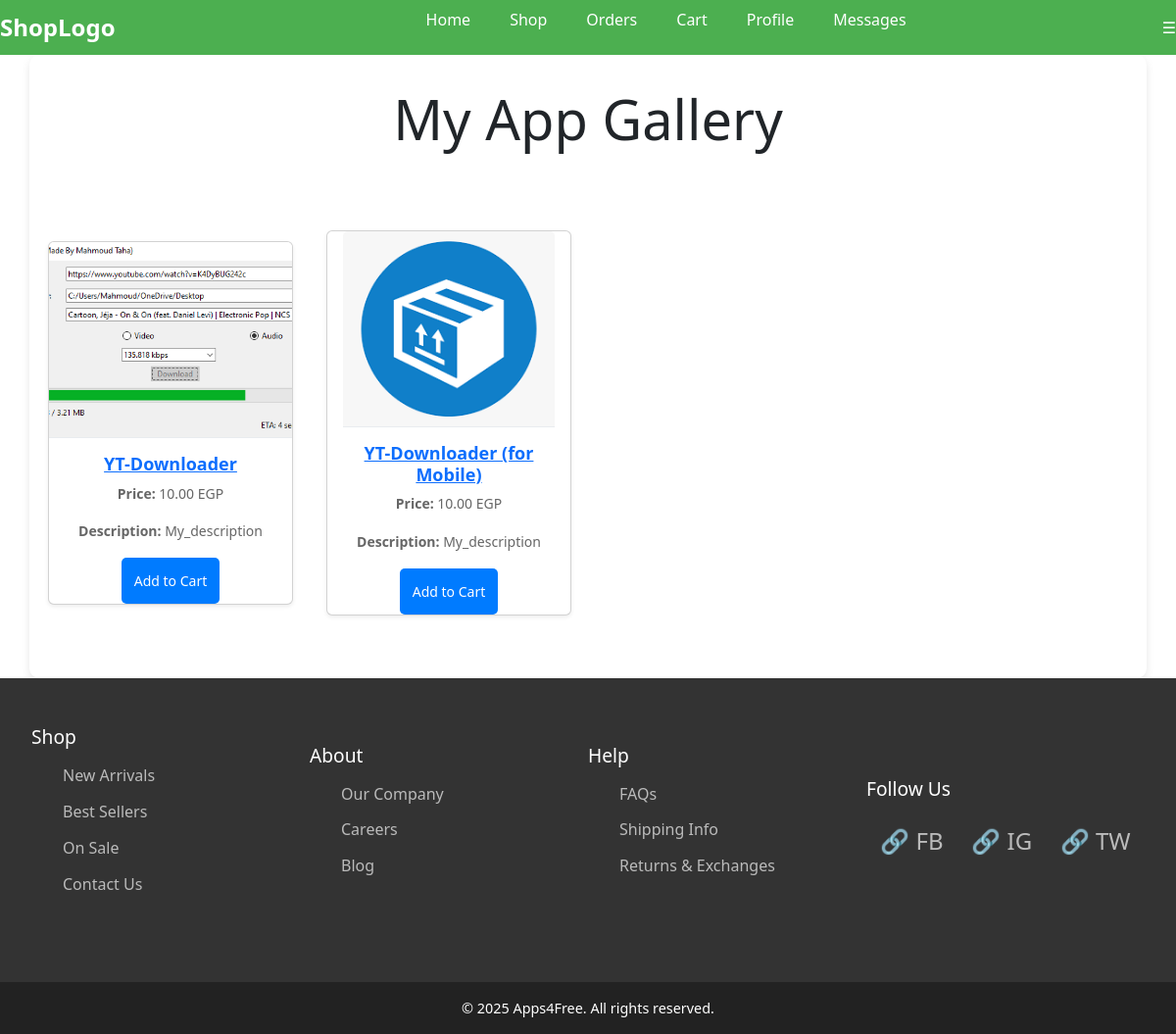
The app's page /shop (signed in) with its own data.
### product/models.py (models this page shows, shortened)
class Product(models.Model):
    name = models.CharField(max_length=30, default='Product_Name')
    description = models.TextField(default='My_description', null=True, blank=True)
    price = models.DecimalField(max_digits=7, decimal_places=2, default=20.00)  # Increased max_digits for flexibility
    activation_period = models.DurationField(default=timedelta(hours=2))  # Duration field to store time
    image = models.ImageField(upload_to='Photos/%y/%m/%d', default='Photos/24/09/17/images.png')
    download_file = models.FileField(upload_to='Downloads/%y/%m/%d', default=f'Downloads/24/09/17/file{id}.exe')
    active = models.BooleanField(default=True)
    category = models.ForeignKey(Category, on_delete=models.PROTECT, null=True, blank=True)
    class Meta:
        verbose_name = 'Product'
        ordering = ['name']

### product/views.py (the view)
# urls.py: path('shop', views.products_view, name='Shop'),
@login_required
def products_view(request):
    try:
        products = Product.objects.all()
    except Exception as e:
        logger.error(f"Error fetching products: {e}")
        messages.error(request, "An error occurred while fetching products. Please try again later.")
        products = []
    return render(request, 'product/shop.html', {'products': products})

### product/templates/product/shop.html (shortened to what this page needs)
{% extends 'base.html' %}
{% block content %}
    <div class="text-center mb-5">
        <h1 class="display-4">My App Gallery</h1>
    </div>
    <div class="products-wrapper">
        {% for product in products %}
            {% if product.active %}
            <div class="product-card card shadow-sm">
                <a href="{% url "product" product.id %}"><img class="card-img-top" src="{{ product.image.url }}" alt="product image" style="height: 200px; object-fit: cover;"></a>
                <div class="card-body">
                    <a href="{% url "product" product.id %}"><h5 class="card-title text-primary">{{ product.name }}</h5></a>
                    <p class="card-text"><strong>Price: </strong>{{ product.price }} EGP</p>
                    <p class="card-text"><strong>Description: </strong>{{ product.description }}</p>
                </div>
                <form action="{% url 'AddtoCart' product.id %}" method="POST">
                    <button class="btn btn-buy">Add to Cart</button>
                </form>
            </div>
            {% endif %}
        {% endfor %}
    </div>
{% endblock %}

### templates/base.html (shortened to what this page needs)
{% load static %}
<!DOCTYPE html>
<html lang="en">
<head>
    <link rel="stylesheet" href="{% static 'css/style.css' %}">
    <link href="https://cdn.jsdelivr.net/npm/bootstrap@5.3.0-alpha1/dist/css/bootstrap.min.css" rel="stylesheet">
</head>
<body>
    {% include 'parts/navbar.html' %}
    <main>
        <div class="container">
            {% block content %}
            {% endblock %}
        </div>
    </main>
    {% include 'parts/footer.html' %}
</body>
</html>

### templates/parts/navbar.html
<header>
    <nav class="navbar">
        <div class="logo">ShopLogo</div>
        <ul>
          <li><a href="{% url 'Home' %}">Home</a></li>
          <li><a href="{% url 'Shop' %}">Shop</a></li>
          <li><a href="{% url 'Orders' %}">Orders</a></li>
          {% if user.is_authenticated %}
          <li><a href="{% url 'Cart' %}">Cart</a></li>
          <li><a href="{% url 'profile' %}">Profile</a></li>
          {% if request.user.is_authenticated and request.user.is_staff %}
          <li><a href="{% url 'view_messages' %}">Messages</a></li>
          {% endif %}
          {% else %}
          <li><a href="{% url 'signup' %}">Sign up</a></li>
          <li><a href="{% url 'login' %}">Login</a></li>
          {% endif %}
        </ul>
        <div class="menu-icon">☰</div>
    </nav>
</header>

### templates/parts/footer.html
  <footer class="footer">
    <div class="footer-section">
      <h4>Shop</h4>
      <ul>
        <li><a href="#new-arrivals">New Arrivals</a></li>
        <li><a href="#best-sellers">Best Sellers</a></li>
        <li><a href="#on-sale">On Sale</a></li>
        <li><a href="{% url 'Contact' %}">Contact Us</a></li>
      </ul>
    </div>
    <div class="footer-section">
      <h4>About</h4>
      <ul>
        <li><a href="#company">Our Company</a></li>
        <li><a href="#careers">Careers</a></li>
        <li><a href="#blog">Blog</a></li>
      </ul>
    </div>
    <div class="footer-section">
      <h4>Help</h4>
      <ul>
        <li><a href="#faq">FAQs</a></li>
        <li><a href="#shipping">Shipping Info</a></li>
        <li><a href="#returns">Returns & Exchanges</a></li>
      </ul>
    </div>
    <div class="footer-section">
      <h4>Follow Us</h4>
      <div class="social-icons">
        <a href="#">🔗 FB</a>
        <a href="#">🔗 IG</a>
        <a href="#">🔗 TW</a>
      </div>
    </div>
  </footer>
  <div class="footer-bottom">
    &copy; 2025 Apps4Free. All rights reserved.
  </div>

### Project/static/css/style.css (style rules this page uses)
* { margin: 0; padding: 0; box-sizing: border-box; justify-content: center; align-items: center; }
html, body { width: 100%; min-height: 100%; display: flex; flex-direction: column; align-items: stretch; }
body { font-family: 'Segoe UI', Tahoma, Geneva, Verdana, sans-serif; background-color: #f4f6f8; }
.navbar { width: 100%; display: flex; justify-content: space-between; align-items: center; padding: 1rem 2rem; background-color: #4CAF50; color: white; position: sticky; top: 0; z-index: 1000; }
.navbar .logo { font-size: 1.5rem; font-weight: bold; }
.navbar ul { display: flex; list-style: none; }
.navbar ul li { margin-left: 1.5rem; }
.navbar ul li a { color: white; text-decoration: none; font-size: 1rem; padding: 0.5rem; transition: background-color 0.3s; }
.container { background-color: #fff; padding: 2rem; border-radius: 10px; box-shadow: 0 4px 8px rgba(0, 0, 0, 0.1); max-width: 400px; width: 500%; }
.btn { display: inline-block; padding: 10px 20px; font-size: 16px; color: #fff; background-color: #007bff; border-radius: 8px; border: none; cursor: pointer; transition: background-color 0.3s ease; }
.btn-buy { background-color: #4CAF50; display: inline-block; padding: 10px 20px; font-size: 16px; color: #fff; border-radius: 8px; border: none; cursor: pointer; transition: background-color 0.3s ease; }
.products-wrapper { display: grid; grid-template-columns: repeat(4, 1fr); gap: 20px; padding: 2rem 0; justify-items: center; }
.product-card { background-color: #fff; border-radius: 12px; overflow: hidden; box-shadow: 0 4px 12px rgba(0, 0, 0, 0.05); transition: transform 0.3s, box-shadow 0.3s ease; max-width: 250px; width: 100%; display: flex; flex-direction: column; }
.product-card img { width: 100%; height: 200px; object-fit: cover; border-bottom: 1px solid #e9ecef; }
.product-card .card-body { padding: 1rem; display: flex; flex-direction: column; justify-content: space-between; flex-grow: 1; }
.product-card .card-title { font-size: 18px; color: #007bff; font-weight: 600; margin-bottom: 0.5rem; text-align: center; }
.product-card .card-text { font-size: 14px; color: #666; margin-bottom: 1rem; text-align: center; }
.product-card .btn { padding: 0.75rem; background-color: #007bff; color: #fff; text-align: center; border-radius: 5px; font-size: 14px; cursor: pointer; transition: background-color 0.3s ease; width: 100%; margin-top: auto; }
h1, h2, h3, h4, h5, h6 { color: #333; margin-bottom: 1rem; font-weight: 600; }
p { color: #666; line-height: 1.6; margin-bottom: 1rem; }
a { color: #007bff; text-decoration: none; }
.footer { width: 100%; background-color: #333; color: white; padding: 3rem 2rem; display: flex; justify-content: space-around; flex-wrap: wrap; margin-top: auto; }
.footer .footer-section { flex-basis: 25%; margin-bottom: 1.5rem; }
.footer .footer-section h4 { margin-bottom: 1rem; font-size: 1.2rem; }
.footer .footer-section ul { list-style: none; }
.footer .footer-section ul li { margin-bottom: 0.8rem; }
.footer .footer-section ul li a { color: #bbb; text-decoration: none; transition: color 0.3s; }
.footer .social-icons { display: flex; justify-content: space-around; margin-top: 1.5rem; }
.footer .social-icons a { color: #bbb; font-size: 1.5rem; text-decoration: none; transition: color 0.3s; }
.footer-bottom { width: 100%; background-color: #222; color: white; padding: 1rem 2rem; text-align: center; font-size: 0.9rem; }

### records on screen
Product: image (picture), name "YT-Downloader", price "10.00", description "My_description"
Product: image (picture), name "YT-Downloader (for Mobile)", price "10.00", description "My_description"
